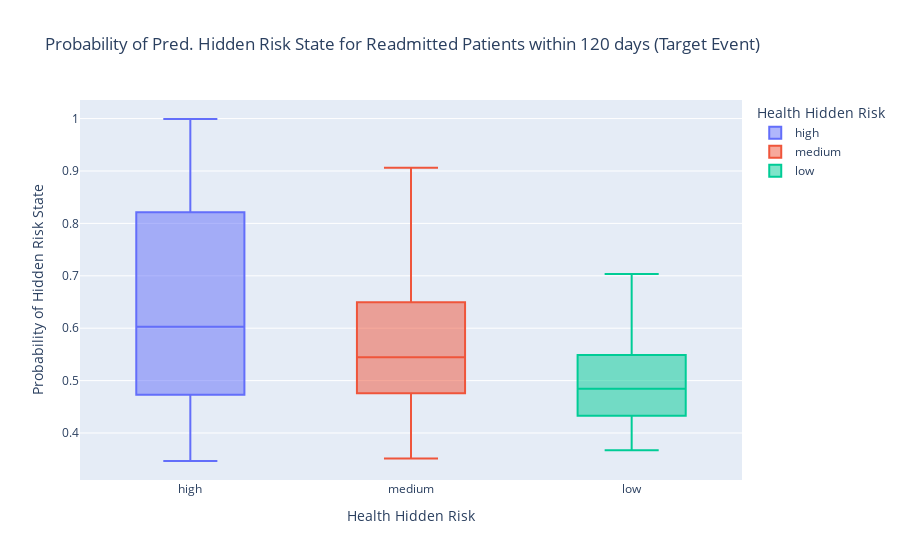

The code cell stored with this chart in its notebook:
### Code cell
import plotly.express as px

probs_last_readmissions_df = last_readmissions_with_hmm_features_df.copy()
prob_cols = [col for col in probs_last_readmissions_df.columns if col.startswith("PROB_HIDDEN_RISK_")]
probs_last_readmissions_df['HIDDEN_STATE_PROB'] = probs_last_readmissions_df[prob_cols].max(axis=1)

px.box(probs_last_readmissions_df, x='HEALTH_HIDDEN_RISK', y='HIDDEN_STATE_PROB', color='HEALTH_HIDDEN_RISK',
    title="Probability of Pred. Hidden Risk State for Readmitted Patients within 120 days (Target Event)",
    labels={'HEALTH_HIDDEN_RISK': 'Health Hidden Risk', 'HIDDEN_STATE_PROB': 'Probability of Hidden Risk State'},
    category_orders={'HEALTH_HIDDEN_RISK': hidden_states_ordered},
    color_discrete_sequence=px.colors.qualitative.Plotly
).update_layout(
    xaxis_title="Health Hidden Risk",
    yaxis_title="Probability of Hidden Risk State",
    legend_title_text="Health Hidden Risk"
).show()

probs_last_readmissions_df

### Figure 1 — Plotly figure (JSON) as saved in the notebook; plotly's stock layout.template omitted (floating-point values rounded to 4 significant figures; data arrays with more than 128 entries replaced by an {"elided": "..."} marker saying what was removed)
{"data": [{"alignmentgroup": "True", "hovertemplate": "Health Hidden Risk=%{x}<br>Probability of Hidden Risk State=%{y}<extra></extra>", "legendgroup": "high", "marker": {"color": "#636EFA"}, "name": "high", "notched": false, "offsetgroup": "high", "orientation": "v", "showlegend": true, "type": "box", "x": {"elided": "245 str values"}, "x0": " ", "xaxis": "x", "y": {"elided": "245 float values"}, "y0": " ", "yaxis": "y"}, {"alignmentgroup": "True", "hovertemplate": "Health Hidden Risk=%{x}<br>Probability of Hidden Risk State=%{y}<extra></extra>", "legendgroup": "medium", "marker": {"color": "#EF553B"}, "name": "medium", "notched": false, "offsetgroup": "medium", "orientation": "v", "showlegend": true, "type": "box", "x": {"elided": "351 str values"}, "x0": " ", "xaxis": "x", "y": {"elided": "351 float values"}, "y0": " ", "yaxis": "y"}, {"alignmentgroup": "True", "hovertemplate": "Health Hidden Risk=%{x}<br>Probability of Hidden Risk State=%{y}<extra></extra>", "legendgroup": "low", "marker": {"color": "#00CC96"}, "name": "low", "notched": false, "offsetgroup": "low", "orientation": "v", "showlegend": true, "type": "box", "x": ["low", "low", "low", "low", "low", "low", "low", "low", "low", "low", "low", "low", "low", "low", "low", "low", "low", "low", "low", "low", "low", "low", "low", "low", "low", "low", "low", "low", "low", "low", "low", "low", "low", "low", "low", "low", "low", "low", "low", "low", "low", "low", "low", "low", "low", "low", "low", "low", "low", "low", "low", "low", "low", "low", "low", "low", "low", "low", "low", "low", "low", "low", "low", "low", "low", "low", "low", "low", "low", "low", "low", "low", "low", "low", "low", "low", "low", "low", "low", "low", "low", "low", "low", "low", "low", "low", "low", "low", "low", "low", "low", "low", "low", "low", "low", "low", "low", "low", "low", "low", "low", "low", "low", "low", "low", "low", "low", "low", "low", "low", "low", "low", "low", "low", "low", "low", "low", "low", "low", "low", "low", "low", "low", "low", "low"], "x0": " ", "xaxis": "x", "y": [0.5071, 0.3883, 0.6004, 0.4185, 0.4564, 0.4332, 0.4183, 0.4018, 0.467, 0.4227, 0.3911, 0.4995, 0.3795, 0.5703, 0.6138, 0.4642, 0.5341, 0.4148, 0.5594, 0.4814, 0.549, 0.4092, 0.5143, 0.5608, 0.6679, 0.4423, 0.4189, 0.4395, 0.4881, 0.4331, 0.4896, 0.4648, 0.5325, 0.4953, 0.586, 0.5269, 0.4776, 0.5158, 0.4967, 0.4796, 0.4098, 0.4259, 0.5787, 0.467, 0.4948, 0.4352, 0.4637, 0.4593, 0.4798, 0.5194, 0.5064, 0.3995, 0.5093, 0.371, 0.3672, 0.4754, 0.3756, 0.3811, 0.5118, 0.4341, 0.6177, 0.5034, 0.3955, 0.4068, 0.7034, 0.6156, 0.4533, 0.4629, 0.4374, 0.4089, 0.6929, 0.6685, 0.5532, 0.4591, 0.6216, 0.5489, 0.6146, 0.3925, 0.5729, 0.4338, 0.4076, 0.4442, 0.486, 0.6385, 0.5235, 0.4258, 0.701, 0.5772, 0.4874, 0.5309, 0.4722, 0.5155, 0.5774, 0.4299, 0.5548, 0.6178, 0.656, 0.4633, 0.4115, 0.5028, 0.6189, 0.4279, 0.5115, 0.5366, 0.5204, 0.6655, 0.378, 0.4232, 0.659, 0.4826, 0.4328, 0.4451, 0.5736, 0.4929, 0.4668, 0.4435, 0.6228, 0.5067, 0.5279, 0.3711, 0.5522, 0.4588, 0.5048, 0.3793, 0.4844], "y0": " ", "yaxis": "y"}], "layout": {"boxmode": "overlay", "legend": {"title": {"text": "Health Hidden Risk"}, "tracegroupgap": 0}, "title": {"text": "Probability of Pred. Hidden Risk State for Readmitted Patients within 120 days (Target Event)"}, "xaxis": {"anchor": "y", "categoryarray": ["high", "medium", "low"], "categoryorder": "array", "domain": [0, 1], "title": {"text": "Health Hidden Risk"}}, "yaxis": {"anchor": "x", "domain": [0, 1], "title": {"text": "Probability of Hidden Risk State"}}}}
